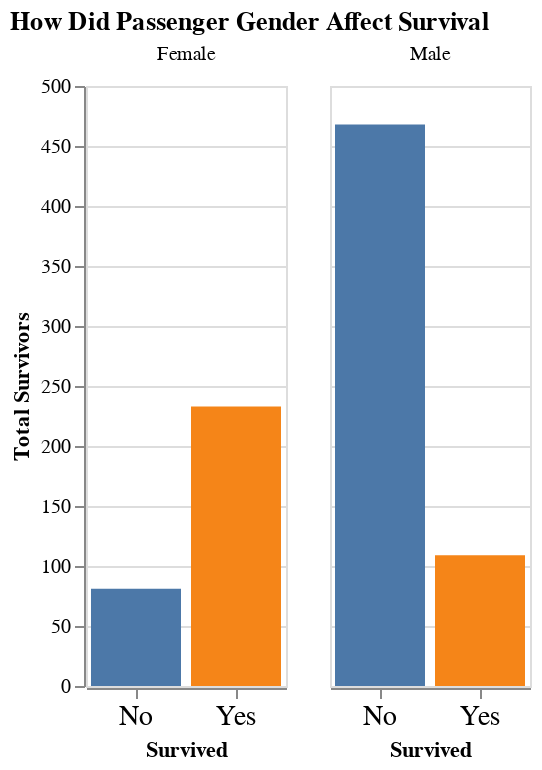

Notebook code cell kept with this figure:
### Markdown cell above
## Part 3: Pairwise Comparisons
Use your visualization library of choice to look at how the survival distribution varied across different groups.

- Choose some features that you think might have had some influence over the likelihood of a titanic passenger surviving.

- For each of those features, generate a chart for each feature showing the survival distributions when taking that feature into account

### Code cell
# Write the code to explore how different features affect the survival distribution
# Gender seems to make a big difference. Could Jack have fit on that door?
alt.Chart(titanic).mark_bar().transform_calculate(
    Capitalized_Sex = 'upper(datum.Sex[0]) + slice(datum.Sex,1)'
).encode(
    alt.X('Survived', title='Survived', axis=alt.Axis(labelFontSize=14, labelAngle=0)),
    alt.Y('count()', title='Total Survivors'),
    color=alt.Color('Survived', legend=None),
    column=alt.Column('Capitalized_Sex:N', title=None)
).properties(
    title='How Did Passenger Gender Affect Survival',
    width=100
)

### Figure 1 — Vega-Lite specification as saved in the notebook (floating-point values rounded to 4 significant figures; data arrays with more than 128 entries replaced by an {"elided": "..."} marker saying what was removed)
{"config": {"view": {"continuousWidth": 400, "continuousHeight": 300}}, "data": {"name": "data-8158973a3f65ca236fb922f555966b66"}, "mark": "bar", "encoding": {"color": {"type": "nominal", "field": "Survived", "legend": null}, "column": {"type": "nominal", "field": "Capitalized_Sex", "title": null}, "x": {"type": "nominal", "axis": {"labelAngle": 0, "labelFontSize": 14}, "field": "Survived", "title": "Survived"}, "y": {"type": "quantitative", "aggregate": "count", "title": "Total Survivors"}}, "title": "How Did Passenger Gender Affect Survival", "transform": [{"calculate": "upper(datum.Sex[0]) + slice(datum.Sex,1)", "as": "Capitalized_Sex"}], "width": 100, "$schema": "https://vega.github.io/schema/vega-lite/v4.8.1.json", "datasets": {"data-8158973a3f65ca236fb922f555966b66": {"elided": "891 records"}}}
